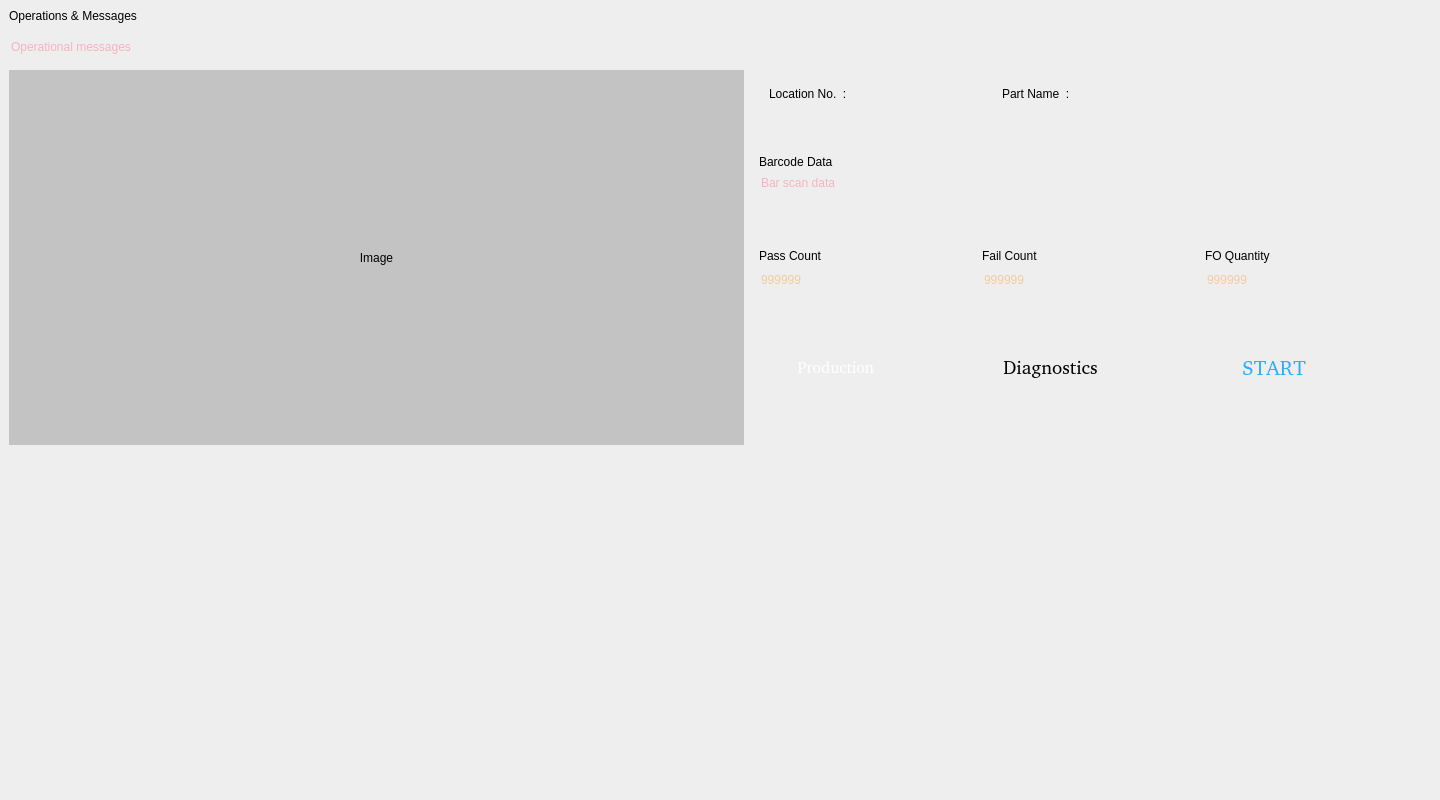
<?xml version="1.0" encoding="UTF-8"?>
<ui version="4.0">
 <class>MainWindow</class>
 <widget class="QMainWindow" name="MainWindow">
  <property name="geometry">
   <rect>
    <x>0</x>
    <y>0</y>
    <width>1440</width>
    <height>800</height>
   </rect>
  </property>
  <property name="maximumSize">
   <size>
    <width>1440</width>
    <height>800</height>
   </size>
  </property>
  <property name="windowTitle">
   <string>MainWindow</string>
  </property>
  <property name="styleSheet">
   <string notr="true">background-color: rgb(238, 238, 238);</string>
  </property>
  <widget class="QWidget" name="centralwidget">
   <layout class="QGridLayout" name="gridLayout_2">
    <item row="0" column="0">
     <layout class="QVBoxLayout" name="verticalLayout_5">
      <item>
       <layout class="QHBoxLayout" name="horizontalLayout_3">
        <item>
         <layout class="QVBoxLayout" name="verticalLayout_8">
          <item>
           <widget class="QLabel" name="label_18">
            <property name="maximumSize">
             <size>
              <width>206</width>
              <height>22</height>
             </size>
            </property>
            <property name="styleSheet">
             <string notr="true">font: 14pt &quot;Roboto Condensed&quot;;
</string>
            </property>
            <property name="text">
             <string>Operations &amp; Messages</string>
            </property>
           </widget>
          </item>
          <item>
           <widget class="QLineEdit" name="msg_line">
            <property name="enabled">
             <bool>true</bool>
            </property>
            <property name="minimumSize">
             <size>
              <width>481</width>
              <height>35</height>
             </size>
            </property>
            <property name="maximumSize">
             <size>
              <width>650</width>
              <height>35</height>
             </size>
            </property>
            <property name="focusPolicy">
             <enum>Qt::NoFocus</enum>
            </property>
            <property name="styleSheet">
             <string notr="true">border-radius: 1px;
font: 16pt &quot;Roboto [GOOG]&quot;;
color: rgb(255, 119, 143);</string>
            </property>
            <property name="text">
             <string/>
            </property>
            <property name="placeholderText">
             <string>Operational messages</string>
            </property>
           </widget>
          </item>
         </layout>
        </item>
        <item>
         <layout class="QHBoxLayout" name="horizontalLayout_4">
          <item>
           <widget class="QPushButton" name="pushButton_2">
            <property name="minimumSize">
             <size>
              <width>36</width>
              <height>36</height>
             </size>
            </property>
            <property name="maximumSize">
             <size>
              <width>36</width>
              <height>36</height>
             </size>
            </property>
            <property name="toolTip">
             <string>Previous Error Message</string>
            </property>
            <property name="styleSheet">
             <string notr="true">background-image: url(:/images/final_assets/Slide_Page/bck_normal.png);</string>
            </property>
            <property name="text">
             <string/>
            </property>
            <property name="flat">
             <bool>true</bool>
            </property>
           </widget>
          </item>
          <item>
           <widget class="QPushButton" name="pushButton_3">
            <property name="minimumSize">
             <size>
              <width>36</width>
              <height>36</height>
             </size>
            </property>
            <property name="maximumSize">
             <size>
              <width>36</width>
              <height>36</height>
             </size>
            </property>
            <property name="toolTip">
             <string>Next Error Message</string>
            </property>
            <property name="styleSheet">
             <string notr="true">background-image: url(:/images/final_assets/Slide_Page/nxt_normal.png);</string>
            </property>
            <property name="text">
             <string/>
            </property>
            <property name="flat">
             <bool>true</bool>
            </property>
           </widget>
          </item>
          <item>
           <spacer name="horizontalSpacer_4">
            <property name="orientation">
             <enum>Qt::Horizontal</enum>
            </property>
            <property name="sizeHint" stdset="0">
             <size>
              <width>40</width>
              <height>20</height>
             </size>
            </property>
           </spacer>
          </item>
          <item>
           <widget class="QPushButton" name="pushButton_5">
            <property name="minimumSize">
             <size>
              <width>35</width>
              <height>32</height>
             </size>
            </property>
            <property name="maximumSize">
             <size>
              <width>35</width>
              <height>32</height>
             </size>
            </property>
            <property name="toolTip">
             <string>Abort </string>
            </property>
            <property name="styleSheet">
             <string notr="true"/>
            </property>
            <property name="text">
             <string/>
            </property>
            <property name="icon">
             <iconset resource="resource.qrc">
              <normaloff>:/images/final_assets/stop.png</normaloff>:/images/final_assets/stop.png</iconset>
            </property>
            <property name="iconSize">
             <size>
              <width>50</width>
              <height>30</height>
             </size>
            </property>
            <property name="flat">
             <bool>true</bool>
            </property>
           </widget>
          </item>
         </layout>
        </item>
       </layout>
      </item>
      <item>
       <layout class="QHBoxLayout" name="horizontalLayout_6">
        <item>
         <layout class="QHBoxLayout" name="horizontalLayout">
          <item>
           <widget class="QLabel" name="label">
            <property name="minimumSize">
             <size>
              <width>400</width>
              <height>250</height>
             </size>
            </property>
            <property name="maximumSize">
             <size>
              <width>800</width>
              <height>500</height>
             </size>
            </property>
            <property name="styleSheet">
             <string notr="true">background-color: rgb(195, 195, 195);</string>
            </property>
            <property name="text">
             <string>Image</string>
            </property>
            <property name="scaledContents">
             <bool>true</bool>
            </property>
            <property name="alignment">
             <set>Qt::AlignCenter</set>
            </property>
           </widget>
          </item>
          <item>
           <widget class="QFrame" name="frame">
            <property name="maximumSize">
             <size>
              <width>681</width>
              <height>500</height>
             </size>
            </property>
            <property name="frameShape">
             <enum>QFrame::NoFrame</enum>
            </property>
            <property name="frameShadow">
             <enum>QFrame::Raised</enum>
            </property>
            <layout class="QGridLayout" name="gridLayout">
             <item row="0" column="0">
              <layout class="QHBoxLayout" name="horizontalLayout_2" stretch="0">
               <item>
                <layout class="QVBoxLayout" name="verticalLayout_2">
                 <item>
                  <layout class="QHBoxLayout" name="horizontalLayout_5">
                   <item>
                    <widget class="QLabel" name="label_8">
                     <property name="enabled">
                      <bool>true</bool>
                     </property>
                     <property name="minimumSize">
                      <size>
                       <width>120</width>
                       <height>30</height>
                      </size>
                     </property>
                     <property name="maximumSize">
                      <size>
                       <width>120</width>
                       <height>30</height>
                      </size>
                     </property>
                     <property name="styleSheet">
                      <string notr="true">font: 14pt &quot;Roboto Condensed&quot;;
</string>
                     </property>
                     <property name="text">
                      <string>Location No.  :</string>
                     </property>
                     <property name="alignment">
                      <set>Qt::AlignLeading|Qt::AlignLeft|Qt::AlignVCenter</set>
                     </property>
                    </widget>
                   </item>
                   <item>
                    <spacer name="horizontalSpacer_7">
                     <property name="orientation">
                      <enum>Qt::Horizontal</enum>
                     </property>
                     <property name="sizeType">
                      <enum>QSizePolicy::Maximum</enum>
                     </property>
                     <property name="sizeHint" stdset="0">
                      <size>
                       <width>31</width>
                       <height>20</height>
                      </size>
                     </property>
                    </spacer>
                   </item>
                   <item>
                    <widget class="QLabel" name="label_20">
                     <property name="minimumSize">
                      <size>
                       <width>50</width>
                       <height>30</height>
                      </size>
                     </property>
                     <property name="maximumSize">
                      <size>
                       <width>50</width>
                       <height>30</height>
                      </size>
                     </property>
                     <property name="styleSheet">
                      <string notr="true">font: 14pt &quot;Roboto Condensed&quot;;
</string>
                     </property>
                     <property name="text">
                      <string/>
                     </property>
                     <property name="alignment">
                      <set>Qt::AlignLeading|Qt::AlignLeft|Qt::AlignVCenter</set>
                     </property>
                    </widget>
                   </item>
                   <item>
                    <widget class="QLabel" name="label_9">
                     <property name="enabled">
                      <bool>true</bool>
                     </property>
                     <property name="minimumSize">
                      <size>
                       <width>100</width>
                       <height>30</height>
                      </size>
                     </property>
                     <property name="maximumSize">
                      <size>
                       <width>100</width>
                       <height>30</height>
                      </size>
                     </property>
                     <property name="styleSheet">
                      <string notr="true">font: 14pt &quot;Roboto Condensed&quot;;
</string>
                     </property>
                     <property name="text">
                      <string>Part Name  :</string>
                     </property>
                     <property name="alignment">
                      <set>Qt::AlignLeading|Qt::AlignLeft|Qt::AlignVCenter</set>
                     </property>
                    </widget>
                   </item>
                   <item>
                    <widget class="QLabel" name="label_19">
                     <property name="minimumSize">
                      <size>
                       <width>0</width>
                       <height>0</height>
                      </size>
                     </property>
                     <property name="maximumSize">
                      <size>
                       <width>250</width>
                       <height>30</height>
                      </size>
                     </property>
                     <property name="styleSheet">
                      <string notr="true">font: 14pt &quot;Roboto Condensed&quot;;
</string>
                     </property>
                     <property name="text">
                      <string/>
                     </property>
                     <property name="alignment">
                      <set>Qt::AlignLeading|Qt::AlignLeft|Qt::AlignVCenter</set>
                     </property>
                    </widget>
                   </item>
                   <item>
                    <spacer name="horizontalSpacer_8">
                     <property name="orientation">
                      <enum>Qt::Horizontal</enum>
                     </property>
                     <property name="sizeType">
                      <enum>QSizePolicy::Maximum</enum>
                     </property>
                     <property name="sizeHint" stdset="0">
                      <size>
                       <width>40</width>
                       <height>20</height>
                      </size>
                     </property>
                    </spacer>
                   </item>
                  </layout>
                 </item>
                 <item>
                  <spacer name="verticalSpacer_3">
                   <property name="orientation">
                    <enum>Qt::Vertical</enum>
                   </property>
                   <property name="sizeType">
                    <enum>QSizePolicy::Maximum</enum>
                   </property>
                   <property name="sizeHint" stdset="0">
                    <size>
                     <width>20</width>
                     <height>40</height>
                    </size>
                   </property>
                  </spacer>
                 </item>
                 <item>
                  <layout class="QVBoxLayout" name="verticalLayout_7">
                   <item>
                    <widget class="QLabel" name="label_17">
                     <property name="maximumSize">
                      <size>
                       <width>124</width>
                       <height>20</height>
                      </size>
                     </property>
                     <property name="styleSheet">
                      <string notr="true">font: 14pt &quot;Roboto Condensed&quot;;
</string>
                     </property>
                     <property name="text">
                      <string>Barcode Data</string>
                     </property>
                    </widget>
                   </item>
                   <item>
                    <widget class="QLineEdit" name="barcode_scan_line">
                     <property name="minimumSize">
                      <size>
                       <width>0</width>
                       <height>0</height>
                      </size>
                     </property>
                     <property name="maximumSize">
                      <size>
                       <width>497</width>
                       <height>31</height>
                      </size>
                     </property>
                     <property name="cursor">
                      <cursorShape>IBeamCursor</cursorShape>
                     </property>
                     <property name="focusPolicy">
                      <enum>Qt::ClickFocus</enum>
                     </property>
                     <property name="styleSheet">
                      <string notr="true">border-radius: 1px;
color: rgb(255, 119, 143);
font: 18pt &quot;Roboto [GOOG]&quot;;</string>
                     </property>
                     <property name="text">
                      <string/>
                     </property>
                     <property name="placeholderText">
                      <string>Bar scan data</string>
                     </property>
                    </widget>
                   </item>
                  </layout>
                 </item>
                 <item>
                  <spacer name="verticalSpacer">
                   <property name="orientation">
                    <enum>Qt::Vertical</enum>
                   </property>
                   <property name="sizeHint" stdset="0">
                    <size>
                     <width>20</width>
                     <height>40</height>
                    </size>
                   </property>
                  </spacer>
                 </item>
                 <item>
                  <layout class="QHBoxLayout" name="horizontalLayout_7">
                   <item>
                    <layout class="QVBoxLayout" name="verticalLayout_3">
                     <item>
                      <widget class="QLabel" name="label_7">
                       <property name="enabled">
                        <bool>true</bool>
                       </property>
                       <property name="maximumSize">
                        <size>
                         <width>101</width>
                         <height>20</height>
                        </size>
                       </property>
                       <property name="styleSheet">
                        <string notr="true">font: 14pt &quot;Roboto Condensed&quot;;
</string>
                       </property>
                       <property name="text">
                        <string>Pass Count</string>
                       </property>
                      </widget>
                     </item>
                     <item>
                      <widget class="QLineEdit" name="pass_cnt_line">
                       <property name="enabled">
                        <bool>true</bool>
                       </property>
                       <property name="minimumSize">
                        <size>
                         <width>111</width>
                         <height>21</height>
                        </size>
                       </property>
                       <property name="maximumSize">
                        <size>
                         <width>111</width>
                         <height>30</height>
                        </size>
                       </property>
                       <property name="focusPolicy">
                        <enum>Qt::NoFocus</enum>
                       </property>
                       <property name="styleSheet">
                        <string notr="true">border-radius: 1px;
font: 16pt &quot;Roboto [GOOG]&quot;;
color: rgb(255, 165, 83);</string>
                       </property>
                       <property name="maxLength">
                        <number>6</number>
                       </property>
                       <property name="placeholderText">
                        <string>999999</string>
                       </property>
                      </widget>
                     </item>
                    </layout>
                   </item>
                   <item>
                    <spacer name="horizontalSpacer">
                     <property name="orientation">
                      <enum>Qt::Horizontal</enum>
                     </property>
                     <property name="sizeType">
                      <enum>QSizePolicy::Expanding</enum>
                     </property>
                     <property name="sizeHint" stdset="0">
                      <size>
                       <width>40</width>
                       <height>20</height>
                      </size>
                     </property>
                    </spacer>
                   </item>
                   <item>
                    <layout class="QVBoxLayout" name="verticalLayout_4">
                     <item>
                      <widget class="QLabel" name="label_6">
                       <property name="enabled">
                        <bool>true</bool>
                       </property>
                       <property name="maximumSize">
                        <size>
                         <width>91</width>
                         <height>20</height>
                        </size>
                       </property>
                       <property name="styleSheet">
                        <string notr="true">font: 14pt &quot;Roboto Condensed&quot;;
</string>
                       </property>
                       <property name="text">
                        <string>Fail Count</string>
                       </property>
                      </widget>
                     </item>
                     <item>
                      <widget class="QLineEdit" name="fail_cnt_line">
                       <property name="enabled">
                        <bool>true</bool>
                       </property>
                       <property name="minimumSize">
                        <size>
                         <width>111</width>
                         <height>21</height>
                        </size>
                       </property>
                       <property name="maximumSize">
                        <size>
                         <width>111</width>
                         <height>30</height>
                        </size>
                       </property>
                       <property name="focusPolicy">
                        <enum>Qt::NoFocus</enum>
                       </property>
                       <property name="styleSheet">
                        <string notr="true">border-radius: 1px;
font: 16pt &quot;Roboto [GOOG]&quot;;
color: rgb(255, 165, 83);</string>
                       </property>
                       <property name="maxLength">
                        <number>6</number>
                       </property>
                       <property name="placeholderText">
                        <string>999999</string>
                       </property>
                      </widget>
                     </item>
                    </layout>
                   </item>
                   <item>
                    <spacer name="horizontalSpacer_2">
                     <property name="orientation">
                      <enum>Qt::Horizontal</enum>
                     </property>
                     <property name="sizeType">
                      <enum>QSizePolicy::Expanding</enum>
                     </property>
                     <property name="sizeHint" stdset="0">
                      <size>
                       <width>40</width>
                       <height>20</height>
                      </size>
                     </property>
                    </spacer>
                   </item>
                   <item>
                    <layout class="QVBoxLayout" name="verticalLayout">
                     <item>
                      <widget class="QLabel" name="label_10">
                       <property name="enabled">
                        <bool>true</bool>
                       </property>
                       <property name="maximumSize">
                        <size>
                         <width>100</width>
                         <height>20</height>
                        </size>
                       </property>
                       <property name="styleSheet">
                        <string notr="true">font: 14pt &quot;Roboto Condensed&quot;;
</string>
                       </property>
                       <property name="text">
                        <string>FO Quantity</string>
                       </property>
                      </widget>
                     </item>
                     <item>
                      <widget class="QLineEdit" name="fo_qty">
                       <property name="enabled">
                        <bool>true</bool>
                       </property>
                       <property name="minimumSize">
                        <size>
                         <width>111</width>
                         <height>21</height>
                        </size>
                       </property>
                       <property name="maximumSize">
                        <size>
                         <width>111</width>
                         <height>30</height>
                        </size>
                       </property>
                       <property name="focusPolicy">
                        <enum>Qt::NoFocus</enum>
                       </property>
                       <property name="styleSheet">
                        <string notr="true">border-radius: 1px;
font: 16pt &quot;Roboto [GOOG]&quot;;
color: rgb(255, 165, 83);</string>
                       </property>
                       <property name="maxLength">
                        <number>6</number>
                       </property>
                       <property name="placeholderText">
                        <string>999999</string>
                       </property>
                      </widget>
                     </item>
                    </layout>
                   </item>
                   <item>
                    <spacer name="horizontalSpacer_6">
                     <property name="orientation">
                      <enum>Qt::Horizontal</enum>
                     </property>
                     <property name="sizeType">
                      <enum>QSizePolicy::Expanding</enum>
                     </property>
                     <property name="sizeHint" stdset="0">
                      <size>
                       <width>40</width>
                       <height>20</height>
                      </size>
                     </property>
                    </spacer>
                   </item>
                  </layout>
                 </item>
                 <item>
                  <spacer name="verticalSpacer_2">
                   <property name="orientation">
                    <enum>Qt::Vertical</enum>
                   </property>
                   <property name="sizeHint" stdset="0">
                    <size>
                     <width>20</width>
                     <height>40</height>
                    </size>
                   </property>
                  </spacer>
                 </item>
                 <item>
                  <layout class="QHBoxLayout" name="horizontalLayout_8">
                   <item>
                    <widget class="QLabel" name="label_21">
                     <property name="minimumSize">
                      <size>
                       <width>124</width>
                       <height>35</height>
                      </size>
                     </property>
                     <property name="maximumSize">
                      <size>
                       <width>124</width>
                       <height>35</height>
                      </size>
                     </property>
                     <property name="font">
                      <font>
                       <family>Roboto [GOOG]</family>
                       <pointsize>12</pointsize>
                       <weight>50</weight>
                       <italic>false</italic>
                       <bold>false</bold>
                      </font>
                     </property>
                     <property name="toolTip">
                      <string>Click to Sample Mode</string>
                     </property>
                     <property name="styleSheet">
                      <string notr="true">border-image: url(:/images/final_assets/Toggle_fun/pro_icon.png);
color: rgb(255, 255, 255);
font: 12pt &quot;Roboto [GOOG]&quot;;</string>
                     </property>
                     <property name="text">
                      <string>Production</string>
                     </property>
                     <property name="alignment">
                      <set>Qt::AlignRight|Qt::AlignTrailing|Qt::AlignVCenter</set>
                     </property>
                     <property name="indent">
                      <number>9</number>
                     </property>
                    </widget>
                   </item>
                   <item>
                    <spacer name="horizontalSpacer_5">
                     <property name="orientation">
                      <enum>Qt::Horizontal</enum>
                     </property>
                     <property name="sizeHint" stdset="0">
                      <size>
                       <width>40</width>
                       <height>20</height>
                      </size>
                     </property>
                    </spacer>
                   </item>
                   <item>
                    <widget class="QPushButton" name="pushButton">
                     <property name="minimumSize">
                      <size>
                       <width>137</width>
                       <height>35</height>
                      </size>
                     </property>
                     <property name="maximumSize">
                      <size>
                       <width>115</width>
                       <height>35</height>
                      </size>
                     </property>
                     <property name="font">
                      <font>
                       <family>Roboto [GOOG]</family>
                       <pointsize>14</pointsize>
                       <weight>50</weight>
                       <italic>false</italic>
                       <bold>false</bold>
                      </font>
                     </property>
                     <property name="mouseTracking">
                      <bool>true</bool>
                     </property>
                     <property name="focusPolicy">
                      <enum>Qt::NoFocus</enum>
                     </property>
                     <property name="styleSheet">
                      <string notr="true">border-image: url(:/images/final_assets/Secondary_btn/normal.png);
font: 14pt &quot;Roboto [GOOG]&quot;;

</string>
                     </property>
                     <property name="text">
                      <string>Diagnostics</string>
                     </property>
                     <property name="flat">
                      <bool>true</bool>
                     </property>
                    </widget>
                   </item>
                   <item>
                    <spacer name="horizontalSpacer_9">
                     <property name="orientation">
                      <enum>Qt::Horizontal</enum>
                     </property>
                     <property name="sizeHint" stdset="0">
                      <size>
                       <width>40</width>
                       <height>20</height>
                      </size>
                     </property>
                    </spacer>
                   </item>
                   <item>
                    <widget class="QPushButton" name="Enter_btn">
                     <property name="minimumSize">
                      <size>
                       <width>110</width>
                       <height>35</height>
                      </size>
                     </property>
                     <property name="maximumSize">
                      <size>
                       <width>124</width>
                       <height>40</height>
                      </size>
                     </property>
                     <property name="font">
                      <font>
                       <family>Roboto [GOOG]</family>
                       <pointsize>16</pointsize>
                       <weight>50</weight>
                       <italic>false</italic>
                       <bold>false</bold>
                      </font>
                     </property>
                     <property name="mouseTracking">
                      <bool>false</bool>
                     </property>
                     <property name="focusPolicy">
                      <enum>Qt::StrongFocus</enum>
                     </property>
                     <property name="toolTip">
                      <string>Testing Start</string>
                     </property>
                     <property name="styleSheet">
                      <string notr="true">
border-image: url(:/images/final_assets/Secondary_btn/normal.png);
font: 16pt &quot;Roboto [GOOG]&quot;;
color: rgb(38,177,255);
</string>
                     </property>
                     <property name="text">
                      <string>START</string>
                     </property>
                     <property name="autoDefault">
                      <bool>false</bool>
                     </property>
                     <property name="default">
                      <bool>false</bool>
                     </property>
                     <property name="flat">
                      <bool>true</bool>
                     </property>
                    </widget>
                   </item>
                   <item>
                    <spacer name="horizontalSpacer_10">
                     <property name="orientation">
                      <enum>Qt::Horizontal</enum>
                     </property>
                     <property name="sizeHint" stdset="0">
                      <size>
                       <width>40</width>
                       <height>20</height>
                      </size>
                     </property>
                    </spacer>
                   </item>
                  </layout>
                 </item>
                 <item>
                  <spacer name="verticalSpacer_5">
                   <property name="orientation">
                    <enum>Qt::Vertical</enum>
                   </property>
                   <property name="sizeHint" stdset="0">
                    <size>
                     <width>20</width>
                     <height>40</height>
                    </size>
                   </property>
                  </spacer>
                 </item>
                </layout>
               </item>
              </layout>
             </item>
            </layout>
           </widget>
          </item>
         </layout>
        </item>
       </layout>
      </item>
      <item>
       <layout class="QHBoxLayout" name="horizontalLayout_9">
        <item>
         <widget class="QMdiArea" name="mdiArea">
          <property name="minimumSize">
           <size>
            <width>0</width>
            <height>200</height>
           </size>
          </property>
          <property name="maximumSize">
           <size>
            <width>1440</width>
            <height>300</height>
           </size>
          </property>
          <property name="background">
           <brush brushstyle="Dense7Pattern">
            <color alpha="255">
             <red>238</red>
             <green>238</green>
             <blue>238</blue>
            </color>
           </brush>
          </property>
          <property name="activationOrder">
           <enum>QMdiArea::CreationOrder</enum>
          </property>
         </widget>
        </item>
       </layout>
      </item>
      <item>
       <spacer name="verticalSpacer_4">
        <property name="orientation">
         <enum>Qt::Vertical</enum>
        </property>
        <property name="sizeType">
         <enum>QSizePolicy::Maximum</enum>
        </property>
        <property name="sizeHint" stdset="0">
         <size>
          <width>20</width>
          <height>40</height>
         </size>
        </property>
       </spacer>
      </item>
     </layout>
    </item>
   </layout>
  </widget>
 </widget>
 <resources>
  <include location="resource.qrc"/>
 </resources>
 <connections/>
</ui>
